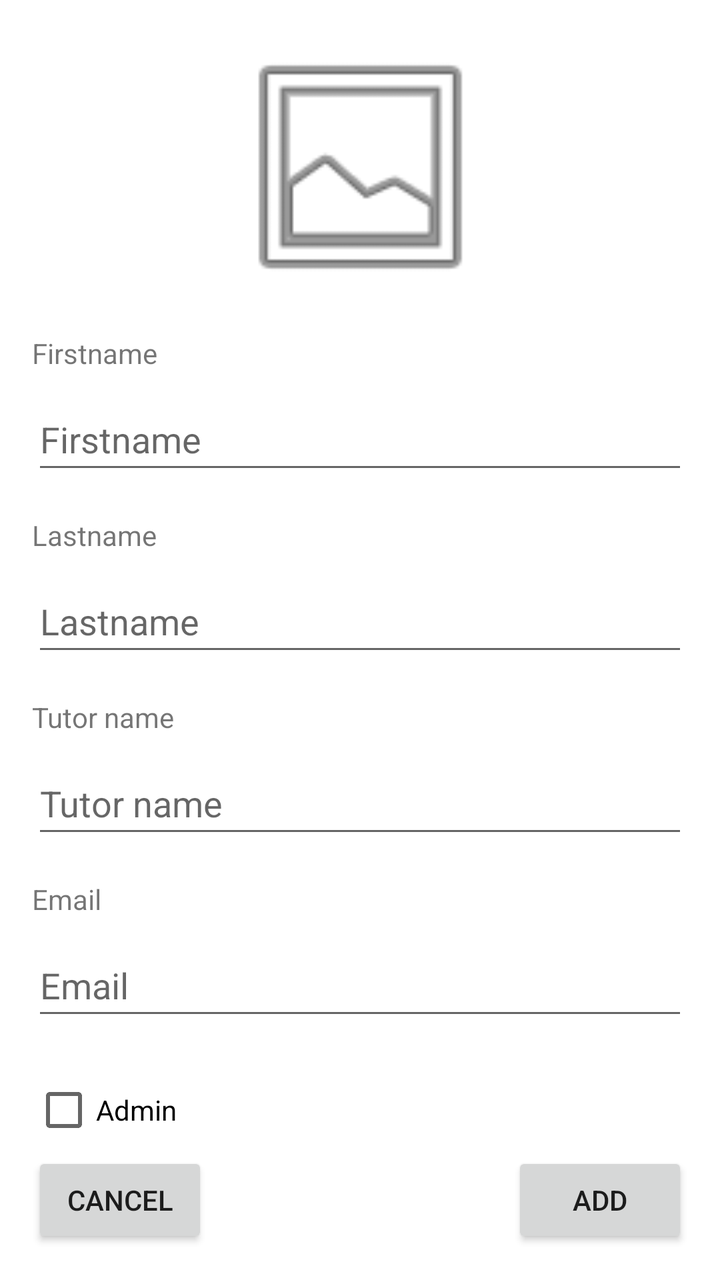
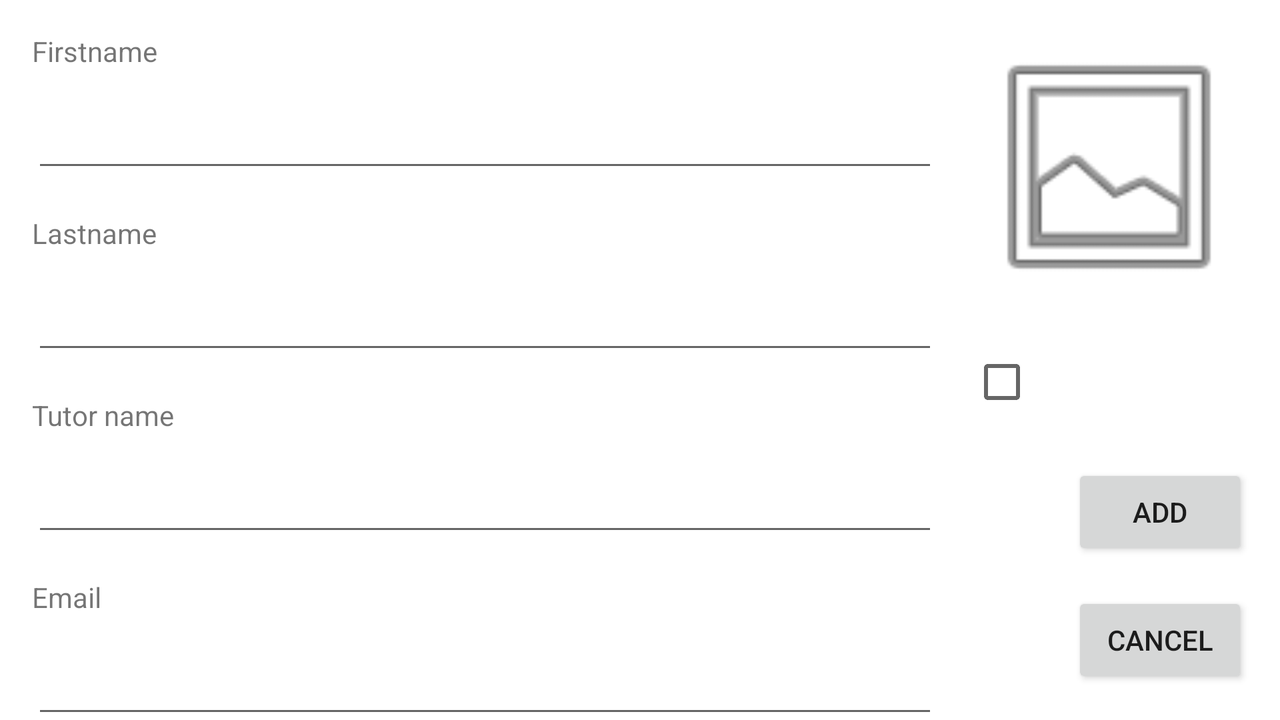

First picture: res/layout/ on a phone held upright. Second picture: the repository's own variant of that layout, on a device whose configuration matches the variant's folder. Source for both follows.
<!-- AndroidManifest.xml: application theme Theme.RusApp -->
<!-- res/layout/activity_add_tutor.xml -->
<?xml version="1.0" encoding="utf-8"?>
<androidx.constraintlayout.widget.ConstraintLayout xmlns:android="http://schemas.android.com/apk/res/android"
    xmlns:app="http://schemas.android.com/apk/res-auto"
    xmlns:tools="http://schemas.android.com/tools"
    android:layout_width="match_parent"
    android:layout_height="match_parent"
    tools:context=".AddTutorView.AddTutorActivity">

    <ImageView
        android:id="@+id/imgTutorImageUpload"
        android:layout_width="139dp"
        android:layout_height="135dp"
        android:layout_marginTop="16dp"
        app:layout_constraintEnd_toEndOf="parent"
        app:layout_constraintStart_toStartOf="parent"
        app:layout_constraintTop_toTopOf="parent"
        app:srcCompat="@android:drawable/ic_menu_gallery" />


    <EditText
        android:id="@+id/txtAddFirstname"
        android:layout_width="0dp"
        android:layout_height="wrap_content"
        android:layout_marginEnd="16dp"
        android:layout_marginStart="16dp"
        android:layout_marginTop="8dp"
        android:ems="10"
        android:inputType="textPersonName"
        android:minHeight="48dp"
        android:hint="Firstname"
        app:layout_constraintEnd_toEndOf="parent"
        app:layout_constraintHorizontal_bias="0.0"
        app:layout_constraintStart_toStartOf="parent"
        app:layout_constraintTop_toBottomOf="@+id/txtFirstname" />

    <TextView
        android:id="@+id/txtFirstname"
        android:layout_width="wrap_content"
        android:layout_height="wrap_content"
        android:layout_marginStart="16dp"
        android:layout_marginTop="16dp"
        android:text="Firstname"
        app:layout_constraintStart_toStartOf="parent"
        app:layout_constraintTop_toBottomOf="@+id/imgTutorImageUpload" />

    <EditText
        android:id="@+id/txtAddLastname"
        android:layout_width="0dp"
        android:layout_height="wrap_content"
        android:layout_marginEnd="16dp"
        android:layout_marginStart="16dp"
        android:layout_marginTop="8dp"
        android:ems="10"
        android:inputType="textPersonName"
        android:minHeight="48dp"
        android:hint="Lastname"
        app:layout_constraintEnd_toEndOf="parent"
        app:layout_constraintHorizontal_bias="0.0"
        app:layout_constraintStart_toStartOf="parent"
        app:layout_constraintTop_toBottomOf="@+id/txtLastname" />

    <TextView
        android:id="@+id/txtLastname"
        android:layout_width="wrap_content"
        android:layout_height="wrap_content"
        android:layout_marginStart="16dp"
        android:layout_marginTop="16dp"
        android:text="Lastname"
        app:layout_constraintStart_toStartOf="parent"
        app:layout_constraintTop_toBottomOf="@+id/txtAddFirstname" />

    <EditText
        android:id="@+id/txtAddTutorName"
        android:layout_width="0dp"
        android:layout_height="wrap_content"
        android:layout_marginEnd="16dp"
        android:layout_marginStart="16dp"
        android:layout_marginTop="8dp"
        android:ems="10"
        android:inputType="textPersonName"
        android:minHeight="48dp"
        android:hint="Tutor name"
        app:layout_constraintEnd_toEndOf="parent"
        app:layout_constraintHorizontal_bias="0.0"
        app:layout_constraintStart_toStartOf="parent"
        app:layout_constraintTop_toBottomOf="@+id/txtTutorName" />

    <TextView
        android:id="@+id/txtTutorName"
        android:layout_width="wrap_content"
        android:layout_height="wrap_content"
        android:layout_marginStart="16dp"
        android:layout_marginTop="16dp"
        android:text="Tutor name"
        app:layout_constraintStart_toStartOf="parent"
        app:layout_constraintTop_toBottomOf="@+id/txtAddLastname" />

    <EditText
        android:id="@+id/txtAddEmail"
        android:layout_width="0dp"
        android:layout_height="wrap_content"
        android:layout_marginEnd="16dp"
        android:layout_marginStart="16dp"
        android:layout_marginTop="8dp"
        android:ems="10"
        android:inputType="textPersonName"
        android:minHeight="48dp"
        android:hint="Email"
        app:layout_constraintEnd_toEndOf="parent"
        app:layout_constraintHorizontal_bias="0.0"
        app:layout_constraintStart_toStartOf="parent"
        app:layout_constraintTop_toBottomOf="@+id/txtEmail" />

    <TextView
        android:id="@+id/txtEmail"
        android:layout_width="wrap_content"
        android:layout_height="wrap_content"
        android:layout_marginStart="16dp"
        android:layout_marginTop="16dp"
        android:text="Email"
        app:layout_constraintStart_toStartOf="parent"
        app:layout_constraintTop_toBottomOf="@+id/txtAddTutorName" />

    <CheckBox
        android:id="@+id/checkBoxAdmin"
        android:layout_width="wrap_content"
        android:layout_height="wrap_content"
        android:layout_marginStart="16dp"
        android:layout_marginTop="16dp"
        android:text="Admin"
        app:layout_constraintStart_toStartOf="parent"
        app:layout_constraintTop_toBottomOf="@+id/txtAddEmail" />

    <Button
        android:id="@+id/btnAddTutor"
        android:layout_width="wrap_content"
        android:layout_height="wrap_content"
        android:layout_marginBottom="16dp"
        android:layout_marginEnd="16dp"
        android:text="Add"
        app:layout_constraintBottom_toBottomOf="parent"
        app:layout_constraintEnd_toEndOf="parent" />

    <Button
        android:id="@+id/btnCancel"
        android:layout_width="wrap_content"
        android:layout_height="wrap_content"
        android:layout_marginBottom="16dp"
        android:layout_marginStart="16dp"
        android:text="Cancel"
        app:layout_constraintBottom_toBottomOf="parent"
        app:layout_constraintStart_toStartOf="parent" />
</androidx.constraintlayout.widget.ConstraintLayout>
<!-- resources referenced by this layout -->
<resources>
  <style name="Theme.RusApp" parent="Theme.MaterialComponents.DayNight.DarkActionBar">
          
          <item name="colorPrimary">@color/purple_500</item>
          <item name="colorPrimaryVariant">@color/purple_700</item>
          <item name="colorOnPrimary">@color/white</item>
          
          <item name="colorSecondary">@color/teal_200</item>
          <item name="colorSecondaryVariant">@color/teal_700</item>
          <item name="colorOnSecondary">@color/black</item>
          
          <item name="android:statusBarColor" tools:targetApi="l">?attr/colorPrimaryVariant</item>
          
      </style>
  <color name="purple_500">#FF6200EE</color>
  <color name="purple_700">#FF3700B3</color>
  <color name="white">#FFFFFFFF</color>
  <color name="teal_200">#FF03DAC5</color>
  <color name="teal_700">#FF018786</color>
  <color name="black">#FF000000</color>
</resources>
<!-- res/layout-land/activity_add_tutor.xml (the author's variant of the layout above) -->
<!-- drawn on the phone turned sideways -->
<?xml version="1.0" encoding="utf-8"?>
<androidx.constraintlayout.widget.ConstraintLayout xmlns:android="http://schemas.android.com/apk/res/android"
    xmlns:app="http://schemas.android.com/apk/res-auto"
    xmlns:tools="http://schemas.android.com/tools"
    android:layout_width="match_parent"
    android:layout_height="match_parent"
    tools:context=".AddTutorView.AddTutorActivity">

    <ImageView
        android:id="@+id/imgTutorImageUpload"
        android:layout_width="139dp"
        android:layout_height="135dp"
        android:layout_marginTop="16dp"
        android:layout_marginEnd="16dp"
        app:layout_constraintEnd_toEndOf="parent"
        app:layout_constraintTop_toTopOf="parent"
        app:srcCompat="@android:drawable/ic_menu_gallery" />


    <EditText
        android:id="@+id/txtAddFirstname"
        android:layout_width="0dp"
        android:layout_height="wrap_content"
        android:layout_marginStart="16dp"
        android:layout_marginTop="8dp"
        android:layout_marginEnd="16dp"
        android:ems="10"
        android:hint="Firstname"
        android:inputType="textPersonName"
        android:minHeight="48dp"
        android:textColor="#FFFFFF"
        android:textColorHint="#FFFFFF"
        app:layout_constraintEnd_toStartOf="@+id/imgTutorImageUpload"
        app:layout_constraintHorizontal_bias="0.0"
        app:layout_constraintStart_toStartOf="parent"
        app:layout_constraintTop_toBottomOf="@+id/txtFirstname" />

    <TextView
        android:id="@+id/txtFirstname"
        android:layout_width="wrap_content"
        android:layout_height="wrap_content"
        android:layout_marginStart="16dp"
        android:text="Firstname"
        app:layout_constraintStart_toStartOf="parent"
        app:layout_constraintTop_toTopOf="@+id/imgTutorImageUpload" />

    <EditText
        android:id="@+id/txtAddLastname"
        android:layout_width="0dp"
        android:layout_height="wrap_content"
        android:layout_marginStart="16dp"
        android:layout_marginTop="8dp"
        android:ems="10"
        android:hint="Lastname"
        android:inputType="textPersonName"
        android:minHeight="48dp"
        android:textColor="#FFFFFF"
        android:textColorHint="#FFFFFF"
        app:layout_constraintEnd_toEndOf="@+id/txtAddFirstname"
        app:layout_constraintHorizontal_bias="0.0"
        app:layout_constraintStart_toStartOf="parent"
        app:layout_constraintTop_toBottomOf="@+id/txtLastname" />

    <TextView
        android:id="@+id/txtLastname"
        android:layout_width="wrap_content"
        android:layout_height="wrap_content"
        android:layout_marginStart="16dp"
        android:layout_marginTop="16dp"
        android:text="Lastname"
        app:layout_constraintStart_toStartOf="parent"
        app:layout_constraintTop_toBottomOf="@+id/txtAddFirstname" />

    <EditText
        android:id="@+id/txtAddTutorName"
        android:layout_width="0dp"
        android:layout_height="wrap_content"
        android:layout_marginStart="16dp"
        android:layout_marginTop="8dp"
        android:ems="10"
        android:hint="Tutor name"
        android:inputType="textPersonName"
        android:minHeight="48dp"
        android:textColor="#FFFFFF"
        android:textColorHint="#FFFFFF"
        app:layout_constraintEnd_toEndOf="@+id/txtAddLastname"
        app:layout_constraintHorizontal_bias="0.0"
        app:layout_constraintStart_toStartOf="parent"
        app:layout_constraintTop_toBottomOf="@+id/txtTutorName" />

    <TextView
        android:id="@+id/txtTutorName"
        android:layout_width="wrap_content"
        android:layout_height="wrap_content"
        android:layout_marginStart="16dp"
        android:layout_marginTop="16dp"
        android:text="Tutor name"
        app:layout_constraintStart_toStartOf="parent"
        app:layout_constraintTop_toBottomOf="@+id/txtAddLastname" />

    <EditText
        android:id="@+id/txtAddEmail"
        android:layout_width="0dp"
        android:layout_height="wrap_content"
        android:layout_marginStart="16dp"
        android:layout_marginTop="8dp"
        android:ems="10"
        android:hint="Email"
        android:inputType="textEmailAddress"
        android:minHeight="48dp"
        android:textColor="#FFFFFF"
        android:textColorHint="#FFFFFF"
        app:layout_constraintEnd_toEndOf="@+id/txtAddTutorName"
        app:layout_constraintHorizontal_bias="0.0"
        app:layout_constraintStart_toStartOf="parent"
        app:layout_constraintTop_toBottomOf="@+id/txtEmail" />

    <TextView
        android:id="@+id/txtEmail"
        android:layout_width="wrap_content"
        android:layout_height="wrap_content"
        android:layout_marginStart="16dp"
        android:layout_marginTop="16dp"
        android:text="Email"
        app:layout_constraintStart_toStartOf="parent"
        app:layout_constraintTop_toBottomOf="@+id/txtAddTutorName" />

    <CheckBox
        android:id="@+id/checkBoxAdmin"
        android:layout_width="wrap_content"
        android:layout_height="wrap_content"
        android:layout_marginStart="16dp"
        android:layout_marginTop="16dp"
        android:text="Admin"
        android:textColor="#FFFFFF"
        android:textColorHint="#FFFFFF"
        app:layout_constraintStart_toEndOf="@+id/txtAddLastname"
        app:layout_constraintTop_toBottomOf="@+id/imgTutorImageUpload" />

    <Button
        android:id="@+id/btnAddTutor"
        android:layout_width="wrap_content"
        android:layout_height="wrap_content"
        android:layout_marginEnd="16dp"
        android:layout_marginBottom="16dp"
        android:text="Add"
        app:layout_constraintBottom_toTopOf="@+id/btnCancel"
        app:layout_constraintEnd_toEndOf="parent" />

    <Button
        android:id="@+id/btnCancel"
        android:layout_width="wrap_content"
        android:layout_height="wrap_content"
        android:layout_marginEnd="16dp"
        android:layout_marginBottom="16dp"
        android:text="Cancel"
        app:layout_constraintBottom_toBottomOf="parent"
        app:layout_constraintEnd_toEndOf="parent" />
</androidx.constraintlayout.widget.ConstraintLayout>
